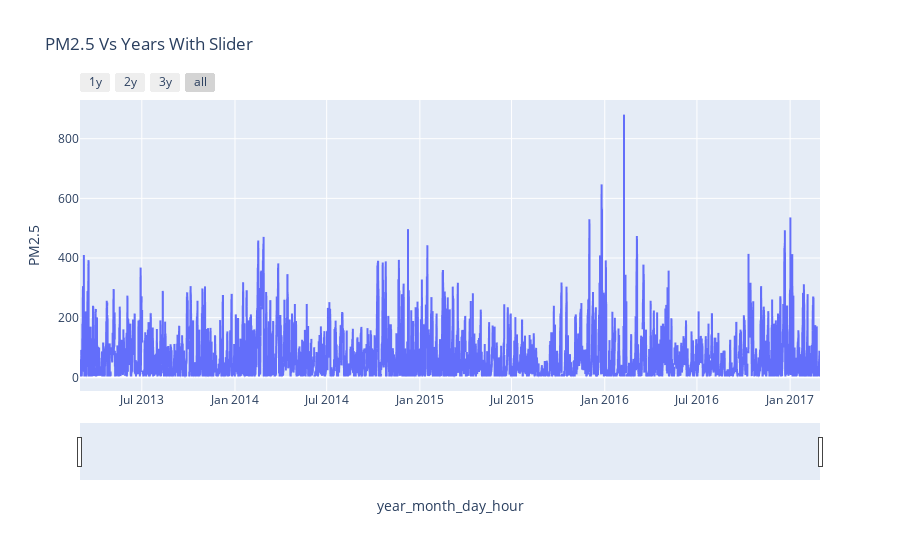

Source (notebook cell):
### Code cell
#Let's see the data more interactively using plotly for all the years :
import plotly.express as px
fig = px.line(aq_df_non_indexed, x = 'year_month_day_hour', y = 'PM2.5', title = 'PM2.5 Vs Years With Slider')

fig.update_xaxes(
    rangeslider_visible= True,
    rangeselector=dict(
                        buttons = list([
                        dict(count = 1,label = '1y',step='year',stepmode = "backward"),
                        dict(count = 2,label = '2y',step='year',stepmode = "backward"),
                        dict(count = 3,label = '3y',step='year',stepmode = "backward"),
                        dict(step= 'all')
                            ])        
                        )
                   )
fig.show()

### Figure 1 — Plotly figure (JSON) as saved in the notebook; plotly's stock layout.template omitted (floating-point values rounded to 4 significant figures; data arrays with more than 128 entries replaced by an {"elided": "..."} marker saying what was removed)
{"data": [{"hovertemplate": "year_month_day_hour=%{x}<br>PM2.5=%{y}<extra></extra>", "legendgroup": "", "line": {"color": "#636efa", "dash": "solid"}, "mode": "lines", "name": "", "showlegend": false, "type": "scattergl", "x": {"elided": "35064 str values"}, "xaxis": "x", "y": {"elided": "35064 float values"}, "yaxis": "y"}], "layout": {"legend": {"tracegroupgap": 0}, "title": {"text": "PM2.5 Vs Years With Slider"}, "xaxis": {"anchor": "y", "domain": [0, 1], "rangeselector": {"buttons": [{"count": 1, "label": "1y", "step": "year", "stepmode": "backward"}, {"count": 2, "label": "2y", "step": "year", "stepmode": "backward"}, {"count": 3, "label": "3y", "step": "year", "stepmode": "backward"}, {"step": "all"}]}, "rangeslider": {"visible": true}, "title": {"text": "year_month_day_hour"}}, "yaxis": {"anchor": "x", "domain": [0, 1], "title": {"text": "PM2.5"}}}}
